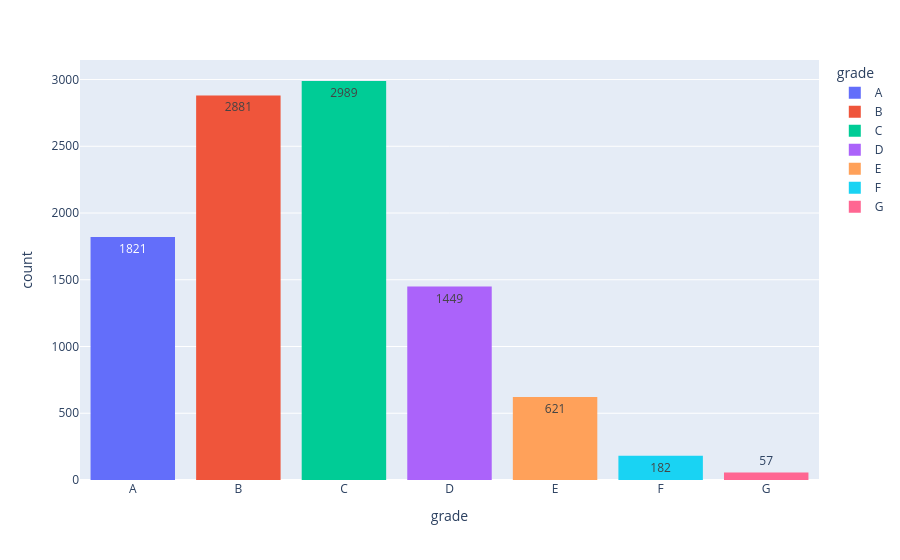

Here is the notebook cell this chart was saved with:
### Code cell
# Plot distribution of target class: grade
fig_grade = px.histogram(
    df_loan,
    x="grade",
    color="grade",
    category_orders={"grade": sorted(df_loan["grade"].unique())},
    text_auto=True
)
fig_grade.show()

### Figure 1 — Plotly figure (JSON) as saved in the notebook; plotly's stock layout.template omitted (floating-point values rounded to 4 significant figures; data arrays with more than 128 entries replaced by an {"elided": "..."} marker saying what was removed)
{"data": [{"bingroup": "x", "hovertemplate": "grade=%{x}<br>count=%{y}<extra></extra>", "legendgroup": "A", "marker": {"color": "#636efa", "pattern": {"shape": ""}}, "name": "A", "orientation": "v", "showlegend": true, "texttemplate": "%{value}", "type": "histogram", "x": {"elided": "1821 str values"}, "xaxis": "x", "yaxis": "y"}, {"bingroup": "x", "hovertemplate": "grade=%{x}<br>count=%{y}<extra></extra>", "legendgroup": "B", "marker": {"color": "#EF553B", "pattern": {"shape": ""}}, "name": "B", "orientation": "v", "showlegend": true, "texttemplate": "%{value}", "type": "histogram", "x": {"elided": "2881 str values"}, "xaxis": "x", "yaxis": "y"}, {"bingroup": "x", "hovertemplate": "grade=%{x}<br>count=%{y}<extra></extra>", "legendgroup": "C", "marker": {"color": "#00cc96", "pattern": {"shape": ""}}, "name": "C", "orientation": "v", "showlegend": true, "texttemplate": "%{value}", "type": "histogram", "x": {"elided": "2989 str values"}, "xaxis": "x", "yaxis": "y"}, {"bingroup": "x", "hovertemplate": "grade=%{x}<br>count=%{y}<extra></extra>", "legendgroup": "D", "marker": {"color": "#ab63fa", "pattern": {"shape": ""}}, "name": "D", "orientation": "v", "showlegend": true, "texttemplate": "%{value}", "type": "histogram", "x": {"elided": "1449 str values"}, "xaxis": "x", "yaxis": "y"}, {"bingroup": "x", "hovertemplate": "grade=%{x}<br>count=%{y}<extra></extra>", "legendgroup": "E", "marker": {"color": "#FFA15A", "pattern": {"shape": ""}}, "name": "E", "orientation": "v", "showlegend": true, "texttemplate": "%{value}", "type": "histogram", "x": {"elided": "621 str values"}, "xaxis": "x", "yaxis": "y"}, {"bingroup": "x", "hovertemplate": "grade=%{x}<br>count=%{y}<extra></extra>", "legendgroup": "F", "marker": {"color": "#19d3f3", "pattern": {"shape": ""}}, "name": "F", "orientation": "v", "showlegend": true, "texttemplate": "%{value}", "type": "histogram", "x": {"elided": "182 str values"}, "xaxis": "x", "yaxis": "y"}, {"bingroup": "x", "hovertemplate": "grade=%{x}<br>count=%{y}<extra></extra>", "legendgroup": "G", "marker": {"color": "#FF6692", "pattern": {"shape": ""}}, "name": "G", "orientation": "v", "showlegend": true, "texttemplate": "%{value}", "type": "histogram", "x": ["G", "G", "G", "G", "G", "G", "G", "G", "G", "G", "G", "G", "G", "G", "G", "G", "G", "G", "G", "G", "G", "G", "G", "G", "G", "G", "G", "G", "G", "G", "G", "G", "G", "G", "G", "G", "G", "G", "G", "G", "G", "G", "G", "G", "G", "G", "G", "G", "G", "G", "G", "G", "G", "G", "G", "G", "G"], "xaxis": "x", "yaxis": "y"}], "layout": {"barmode": "relative", "legend": {"title": {"text": "grade"}, "tracegroupgap": 0}, "margin": {"t": 60}, "xaxis": {"anchor": "y", "categoryarray": ["A", "B", "C", "D", "E", "F", "G"], "categoryorder": "array", "domain": [0, 1], "title": {"text": "grade"}}, "yaxis": {"anchor": "x", "domain": [0, 1], "title": {"text": "count"}}}}
